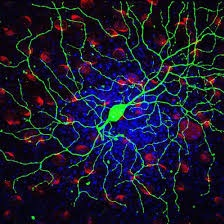
#> input picture Proyecto 1/Imagenes/fig_05.jpg, 224 x 224 px, found by its file name
$ python ejercicio5.py
#> lines starting #> are read from the running program, lines starting #| are printed output that depends on the picture
# -*- coding: utf-8 -*-
# Ejercicio 5: separar planos R, G, B y calcular el "área ocupada" por canal.
# Requisitos: pip install pillow matplotlib numpy

from PIL import Image
import numpy as np
import matplotlib.pyplot as plt
from typing import Tuple

def split_rgb_and_area(image_path: str, threshold: int = 0) -> Tuple[np.ndarray, np.ndarray, np.ndarray]:
    """
    Separa los planos R, G y B de 'image_path' y calcula el área ocupada de cada canal,
    definida como el número de píxeles con intensidad > threshold.
    Devuelve (R, G, B) como arrays uint8 e imprime métricas.
    """
#> called with image_path = 'Proyecto 1/Imagenes/fig_05.jpg', threshold = 10
    img = Image.open(image_path).convert("RGB")
#> img is the input picture: PIL image 224x224 RGB; mean R, G, B 26, 25.8, 46.3
    arr = np.array(img)  # (H, W, 3)
    R = arr[:, :, 0]
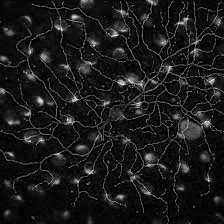
#> R: shape (224, 224); min 0, max 255, mean 26
    G = arr[:, :, 1]
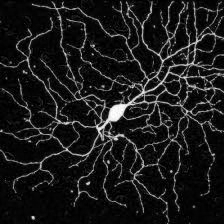
#> G: shape (224, 224); min 0, max 255, mean 25.8
    B = arr[:, :, 2]
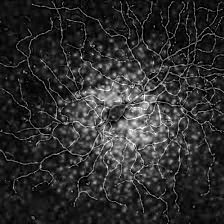
#> B: shape (224, 224); min 0, max 255, mean 46.3

    total = R.size
#> total = 50176
    area_R = int((R > threshold).sum())
#> area_R = 30293
    area_G = int((G > threshold).sum())
#> area_G = 23131
    area_B = int((B > threshold).sum())
#> area_B = 44493

    print(f"Total píxeles: {total}")
#| Total píxeles: 50176
    print(f"Área R  (> {threshold}): {area_R}  ({100*area_R/total:.2f}%)")
#| Área R  (> 10): 30293  (60.37%)
    print(f"Área G  (> {threshold}): {area_G}  ({100*area_G/total:.2f}%)")
#| Área G  (> 10): 23131  (46.10%)
    print(f"Área B  (> {threshold}): {area_B}  ({100*area_B/total:.2f}%)")
#| Área B  (> 10): 44493  (88.67%)

    # Visualización de cada plano como una imagen RGB sobre fondo negro
    img_r = np.zeros_like(arr)
    img_g = np.zeros_like(arr)
    img_b = np.zeros_like(arr)
    img_r[:, :, 0] = R
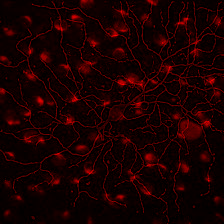
#> img_r: shape (224, 224, 3); mean of channels 0, 1, 2 26, 0, 0; drawn as R, G, B
    img_g[:, :, 1] = G
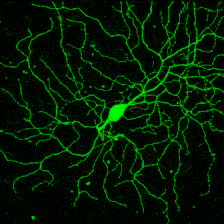
#> img_g: shape (224, 224, 3); mean of channels 0, 1, 2 0, 25.8, 0; drawn as R, G, B
    img_b[:, :, 2] = B
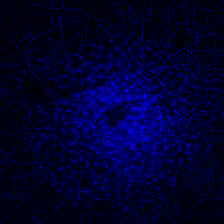
#> img_b: shape (224, 224, 3); mean of channels 0, 1, 2 0, 0, 46.3; drawn as R, G, B

    fig = plt.figure(figsize=(10, 4), facecolor='black')
    ax1 = fig.add_subplot(1, 3, 1); ax1.set_facecolor('black')
    ax1.imshow(img_r)
    ax1.set_title("Plano Red", color='white'); ax1.axis("off")

    ax2 = fig.add_subplot(1, 3, 2); ax2.set_facecolor('black')
    ax2.imshow(img_g)
    ax2.set_title("Plano Green", color='white'); ax2.axis("off")

    ax3 = fig.add_subplot(1, 3, 3); ax3.set_facecolor('black')
    ax3.imshow(img_b)
    ax3.set_title("Plano Blue", color='white'); ax3.axis("off")

    plt.tight_layout()
    plt.show()


# =========================#
split_rgb_and_area("Proyecto 1/Imagenes/fig_05.jpg", threshold=10)

$ run again, with Proyecto 1/Imagenes/fig_01.jpg copied over Proyecto 1/Imagenes/fig_05.jpg
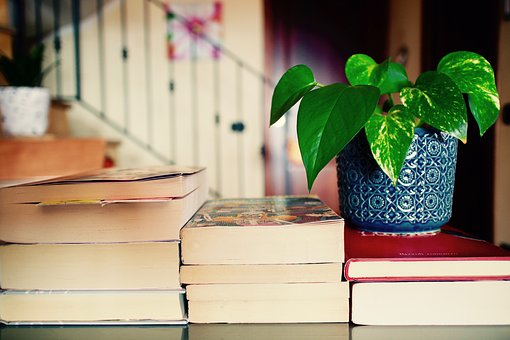
#> input picture Proyecto 1/Imagenes/fig_01.jpg, 510 x 340 px, found by its file name
#> in split_rgb_and_area, img is the input picture: PIL image 510x340 RGB; mean R, G, B 149.1, 140.3, 114.7
#> in split_rgb_and_area, `B = arr[:, :, 2]`:
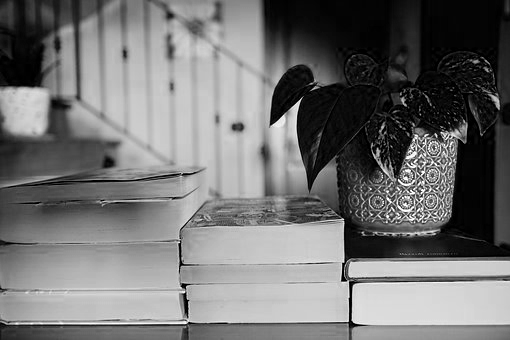
#> B: shape (340, 510); min 0, max 255, mean 114.7
#> area_R = 153907
#> area_G = 155134
#> area_B = 149626
#| Total píxeles: 173400
#| Área R  (> 10): 153907  (88.76%)
#| Área G  (> 10): 155134  (89.47%)
#| Área B  (> 10): 149626  (86.29%)
#> in split_rgb_and_area, `img_b[:, :, 2] = B`:
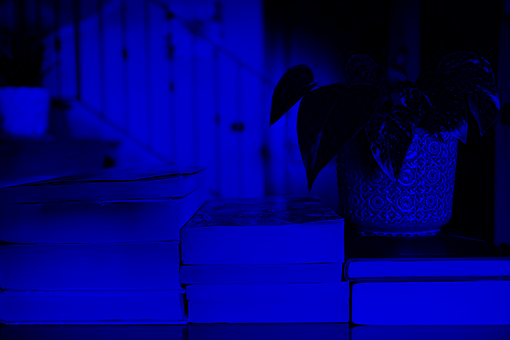
#> img_b: shape (340, 510, 3); mean of channels 0, 1, 2 0, 0, 114.7; drawn as R, G, B

$ run again, with Proyecto 1/Imagenes/fig_02.jpg copied over Proyecto 1/Imagenes/fig_05.jpg
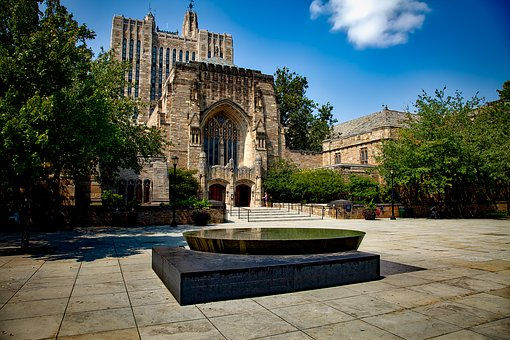
#> input picture Proyecto 1/Imagenes/fig_02.jpg, 510 x 340 px, found by its file name
#> in split_rgb_and_area, img is the input picture: PIL image 510x340 RGB; mean R, G, B 80.7, 92.9, 88.4
#> in split_rgb_and_area, `B = arr[:, :, 2]`:
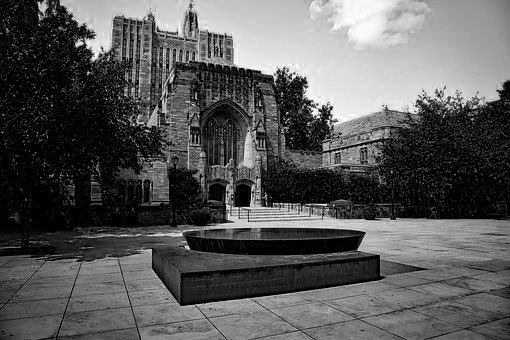
#> B: shape (340, 510); min 0, max 255, mean 88.4
#> area_R = 132786
#> area_G = 150647
#> area_B = 135530
#| Total píxeles: 173400
#| Área R  (> 10): 132786  (76.58%)
#| Área G  (> 10): 150647  (86.88%)
#| Área B  (> 10): 135530  (78.16%)
#> in split_rgb_and_area, `img_b[:, :, 2] = B`:
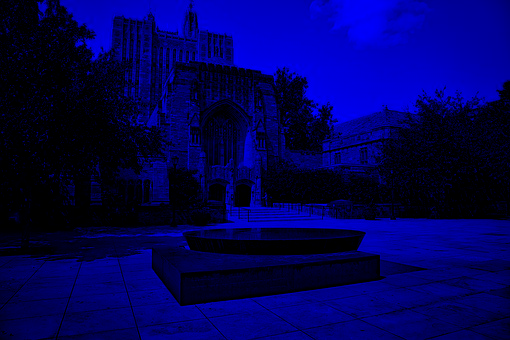
#> img_b: shape (340, 510, 3); mean of channels 0, 1, 2 0, 0, 88.4; drawn as R, G, B
